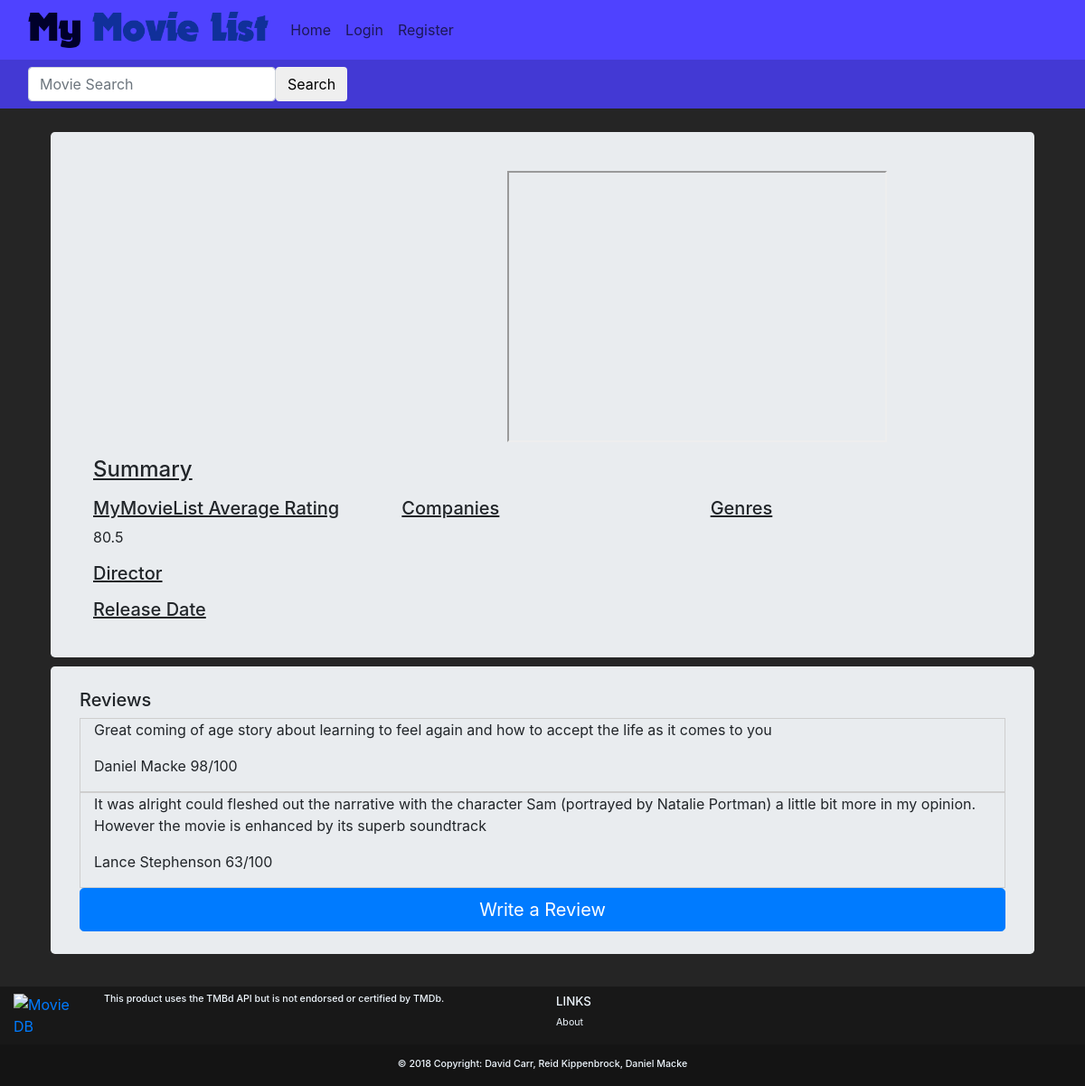
Page /movies/?movie_id=401 on the committed database.
### movies/models.py (models this page shows)
class MovieReview(models.Model):
    user = models.ForeignKey(User,on_delete=models.CASCADE,default=1)
    movie_id = models.IntegerField(default=0)
    movie_title = models.CharField(max_length=50, default='')
    rating = models.IntegerField(
        default=0,
        validators=[
            MaxValueValidator(100),
            MinValueValidator(0)
        ]
    )
    review = models.CharField(max_length=1000, default='')

### movies/views.py (the view)
# urls.py: path('', views.movies),
def movies(request):
    movie_id = request.GET.get('movie_id')
    movie = tmdb.Movies(movie_id)
    if(movie_id):
        movie_info = movie.info()
        movie_title = movie_info["title"]
        movie_poster = 'http://image.tmdb.org/t/p/w185/' + movie_info["poster_path"]
        movie_overview = movie_info["overview"]
        movie_genres = movie_info["genres"]
        movie_companies = movie_info["production_companies"]
        movie_release_date = movie_info["release_date"]
        movie_trailer = ""
        movie_director = ""
        movie_director_pic = ""
        for f in movie.videos()["results"]:
            if (f["site"] == "YouTube" and f["type"] == "Trailer"):
                movie_trailer = "https://youtube.com/embed/" + f["key"]
                break;
        for f in movie.credits()["crew"]:
            if f["job"] == "Director" :
                movie_director = f["name"]
                movie_director_pic = f["profile_path"]
        movie_homepage = movie_info["homepage"]
        movie_reviews =  MovieReview.objects.filter(movie_id=movie_id)
        sum = 0;
        count = 0;
        for review in movie_reviews:
            sum += review.rating
            count += 1
        average = 'no reviews'
        if count > 0:
            average = sum / count
        args = {'average_rating': average, 'id' :movie_id, 'title': movie_title, 'poster': movie_poster, 'overview': movie_overview, 'genres': movie_genres,
                'companies': movie_companies, 'release_date': movie_release_date, 'trailer': movie_trailer,
                'homepage': movie_homepage, 'director':movie_director, 'director_pic':movie_director_pic,'reviews':movie_reviews,}
    return render(request, 'movies/movies.html', args)

### movies/templates/movies/movies.html (shortened to what this page needs)
{% extends 'base.html' %}
{% block body %}
  <div class="container p-3">
    <div class="jumbotron">
      <div class="container-fluid">
        <div class="row" style="padding-top: 10px;">
          <div class="col-md-4 text-center">
          </div>
          <div class="col-md-8 text-center">
            <iframe height="300" width="420" src="{{ trailer }}">
            </iframe>
          </div>
        </div>
        <div class="row" style="padding-top: 10px;">
            <div class="col-md-12 lead">
                <u><h4 class"text-md-left"> Summary </h4></u>
            </div>
        </div>
        <div class="row">
          <div class="col-md-4">
            <u><h5 class="text-md-left"> MyMovieList Average Rating </h5></u>
            <p>
              {{ average_rating }}
            </p>
            <u><h5 class="text-md-left"> Director </h5></u>
            <u><h5 class="text-md-left"> Release Date </h5></u>
          </div>
          <div class="col-md-4">
            <u><h5 class="text-md-left"> Companies </h5></u>
          </div>
          <div class="col-md-4">
            <u><h5 class="text-md-left text-underline"> Genres </h5></u>
          </div>
        </div>
      </div>
    </div>
    <div class="jumbotron">
      <h5>Reviews</h5>
        {%for review in reviews%}
        <div class="container-fluid" style="border:1px solid #cecece;">
          <blockquote>
            <p>{{review.review}}<p>
            <footer> {{review.user.first_name}} {{review.user.last_name}} {{review.rating}}/100</footer>
          </blockquote>
        </div>
        {% endfor %}
        <a href="/movies/write_review/?movie_id={{ id }}" class="btn btn-primary btn-lg btn-block">Write a Review</a>
    </div>
  </div>
{% endblock %}

### movies/templates/movies/movies.html (style rules this page uses)
.jumbotron { padding-top: 10px; margin-top: 0px; margin-bottom: 10px; }
.lead { font-size: 14pt }

### accounts/templates/base.html (style rules this page uses)
body { background-color: #252525; }
.jumbotron { margin: 10px; padding-top: 25px; padding-bottom: 25px; }

### rows in the picture
MovieReview: review "Great coming of age story about learning to feel again and how to accept the life as it comes to you", user.first_name "Daniel", user.last_name "Macke", rating "98"
MovieReview: review "It was alright could fleshed out the narrative with the character Sam (portrayed by Natalie Portman) a little bit more in my opinion. However the movie is enhanced by its superb soundtrack", user.first_name "Lance", user.last_name "Stephenson", rating "63"

### other values in the picture
{{ average_rating }} "80.5"
